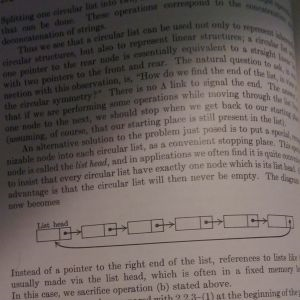
#> input picture local_threshold_algoritmasi/sayfa3.png, 300 x 300 px
$ python main.py
#> lines starting #> are read from the running program, lines starting #| are printed output that depends on the picture; after the words box and inside, x2 and y2 are one past the last pixel; in counts of white or black regions, pixels touching at a corner belong together
"""
Bu çalısmada local threshold degeri bulmak için basitce resmi bloklara ayıran
bu blokların ortalamasını local threshold degeri olarak hesaplayan ve bu değeri
ilgili bloga uygulayan local threshold algoritması geliştirilmiştir.

not resim kare olmalıdır ve 2,3,5 in katları olmalıdır.
Burak Şencan 2021
"""
import cv2
size=10 #block size
sensivite= 4  # arka plan gürültüsü için

#sensivite= size/0.8
x1,x2=(0,size)
y1,y2=(0,size)

orjinal = cv2.imread("sayfa3.png")
#> orjinal is the input picture: shape (300, 300, 3); mean B, G, R 94.4, 97.8, 107.5
img = cv2.imread("sayfa3.png",0)
#> img: shape (300, 300); min 0, max 171, mean 100.4
img_blc = cv2.imread("sayfa3.png")
w,h = img.shape
#> w = 300; h = 300
toplam=0


for i in range(0,int(h/size)):
    for j in range(0,int(w/size)):
        #print(x1,x2,y1,y2)
        #===================Local_threshold_val===============================
        for k in range(y1,y2):
            for l in range(x1,x2):
                #print(img[k][l])
                toplam+=img[k][l]

        local_threshold = int(toplam/size**2)
        #print(local_threshold)

        toplam=0
        #=======================local_threshold_app============================

        for k in range(y1,y2):
            for l in range(x1,x2):
                if img[k][l]>=local_threshold-sensivite:
                    img[k][l]=255
                else:
                    img[k][l]=0

         #=====================================================================
        font_scale=size/100
        cv2.rectangle(img_blc,(x1,y1),(x2,y2),(255,255,255),(1))
        img_blc = cv2.putText(img_blc, str(local_threshold), (x1,int(y1+10+int(size/10))), cv2.FONT_HERSHEY_SIMPLEX, font_scale, (255,255,255), 1, cv2.LINE_AA)

        x1+=size
        x2+=size
        if x2>w:
            x1,x2=(0,size)

    y1+=size
    y2+=size
    if y2>h:
        y1,y2=(0,size)
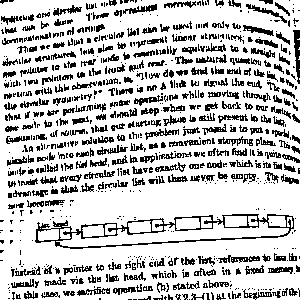
#> img: shape (300, 300); 77.2% white; black in thin lines or dots
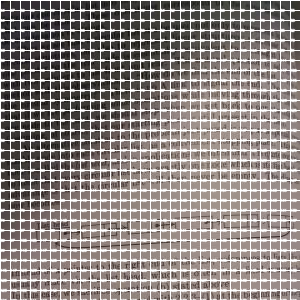
#> img_blc: shape (300, 300, 3); mean B, G, R 137.1, 139.5, 146.6
#> after the loop, x1 = 0; x2 = 10; y1 = 0; y2 = 10


cv2.imshow("orjinal",orjinal)
cv2.waitKey(0)


size_text = str(size)+"x"+str(size)+" px"
sens_text = str(sensivite)+" sens."
font = cv2.FONT_HERSHEY_SIMPLEX
#> font = 0
# org
org = (0, 15)
# fontScale
fontScale =0.5
# Blue color in BGR
color = (0, 0, 255)
# Line thickness of 2 px
thickness = 1
img_blc = cv2.putText(img_blc, size_text, org, font, fontScale, color, thickness, cv2.LINE_AA)
img_blc = cv2.putText(img_blc, sens_text, (0,30), font, fontScale, color, thickness, cv2.LINE_AA)
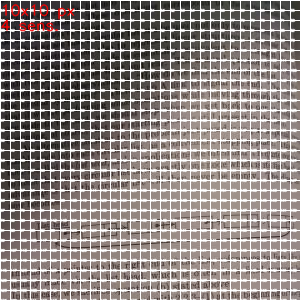
#> img_blc: shape (300, 300, 3); mean B, G, R 136.7, 139.2, 147.2

cv2.imshow("blocklu",img_blc)
cv2.waitKey(0)


cv2.imshow("binary",img)
cv2.waitKey(0)

$ run again, with local_threshold_algoritmasi/sayfa1.png copied over local_threshold_algoritmasi/sayfa3.png
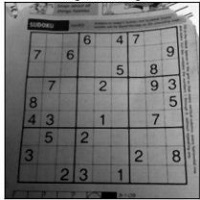
#> input picture local_threshold_algoritmasi/sayfa1.png, 200 x 200 px
#> orjinal is the input picture: shape (200, 200, 3); min 0, max 255, mean 114.8
#> after the loop `for i in range(0,int(h/size)):`:
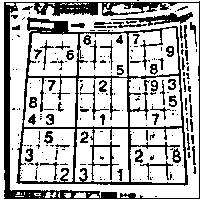
#> img: shape (200, 200); 72% white; 206 black regions (142 under 20 px), largest, box (x1, y1, x2, y2) and area: (16, 17, 188, 186) 4131, (4, 1, 200, 199) 3407, (111, 12, 193, 26) 379
#> after the loop `for i in range(0,int(h/size)):`: x1 = 0; x2 = 10; y1 = 0; y2 = 10
#> font = 0
#> `img_blc = cv2.putText(img_blc, sens_text, (0,30), font, fontScale, col..`:
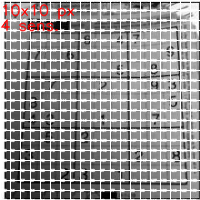
#> img_blc: shape (200, 200, 3); mean B, G, R 149.9, 149.9, 152

$ run again, with local_threshold_algoritmasi/sayfa5.png copied over local_threshold_algoritmasi/sayfa3.png
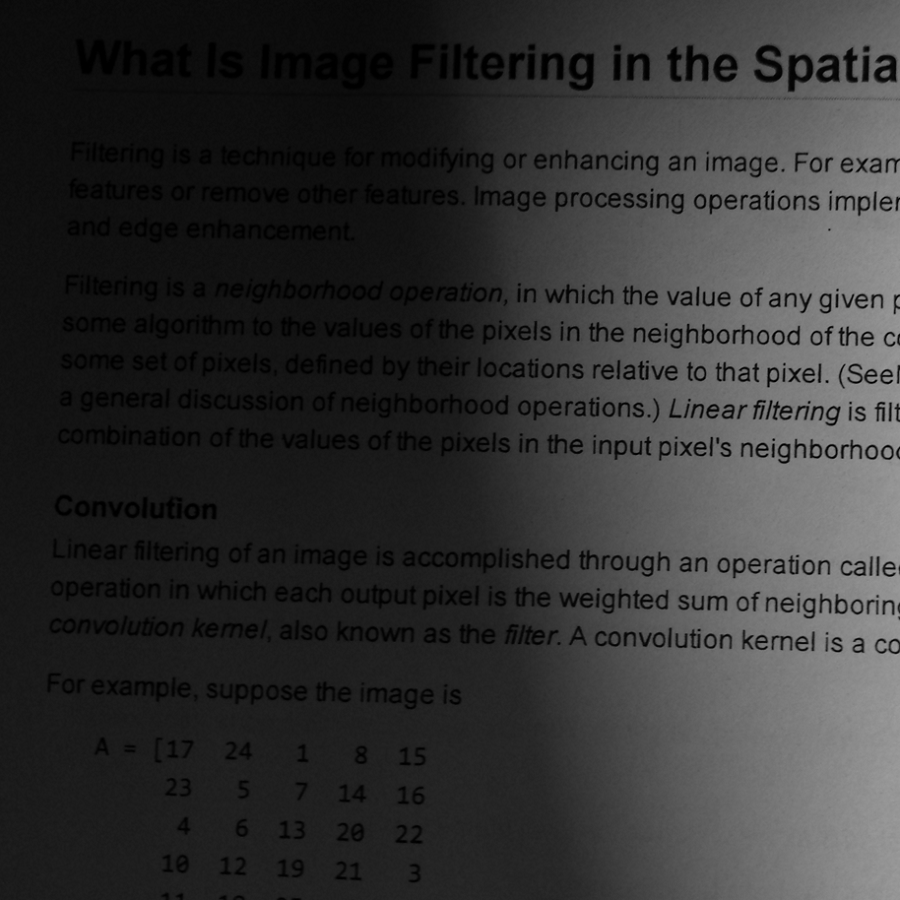
#> input picture local_threshold_algoritmasi/sayfa5.png, 900 x 900 px
#> orjinal is the input picture: shape (900, 900, 3); min 0, max 158, mean 50.6
#> after the loop `for i in range(0,int(h/size)):`:
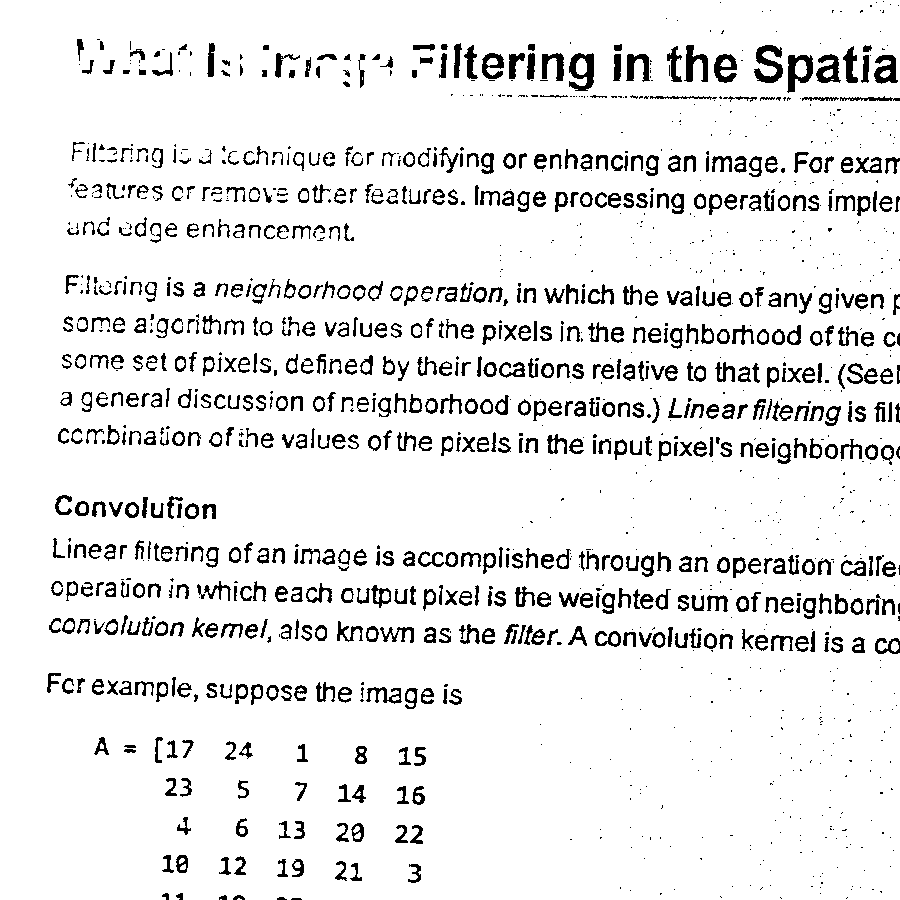
#> img: shape (900, 900); 91.3% white; 1420 black regions (701 under 20 px), largest, box (x1, y1, x2, y2) and area: (754, 45, 783, 83) 587, (569, 53, 594, 91) 562, (787, 55, 813, 93) 523
#> after the loop `for i in range(0,int(h/size)):`:
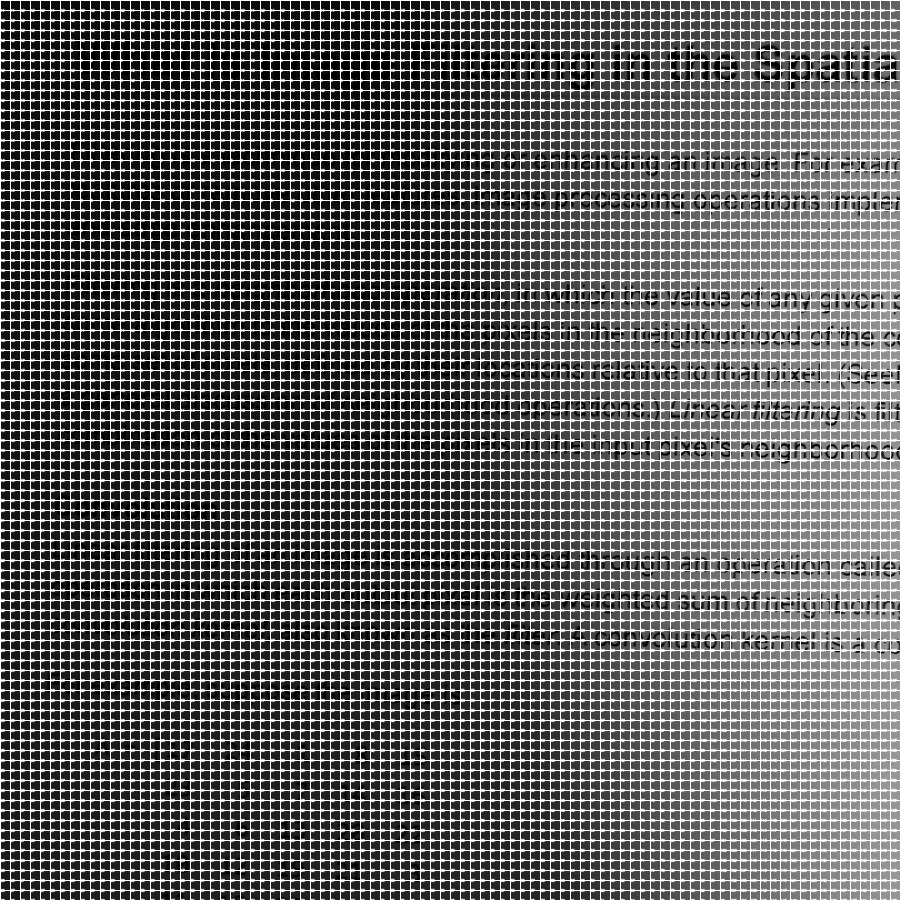
#> img_blc: shape (900, 900, 3); min 0, max 255, mean 102.6
#> after the loop `for i in range(0,int(h/size)):`: x1 = 0; x2 = 10; y1 = 0; y2 = 10
#> font = 0
